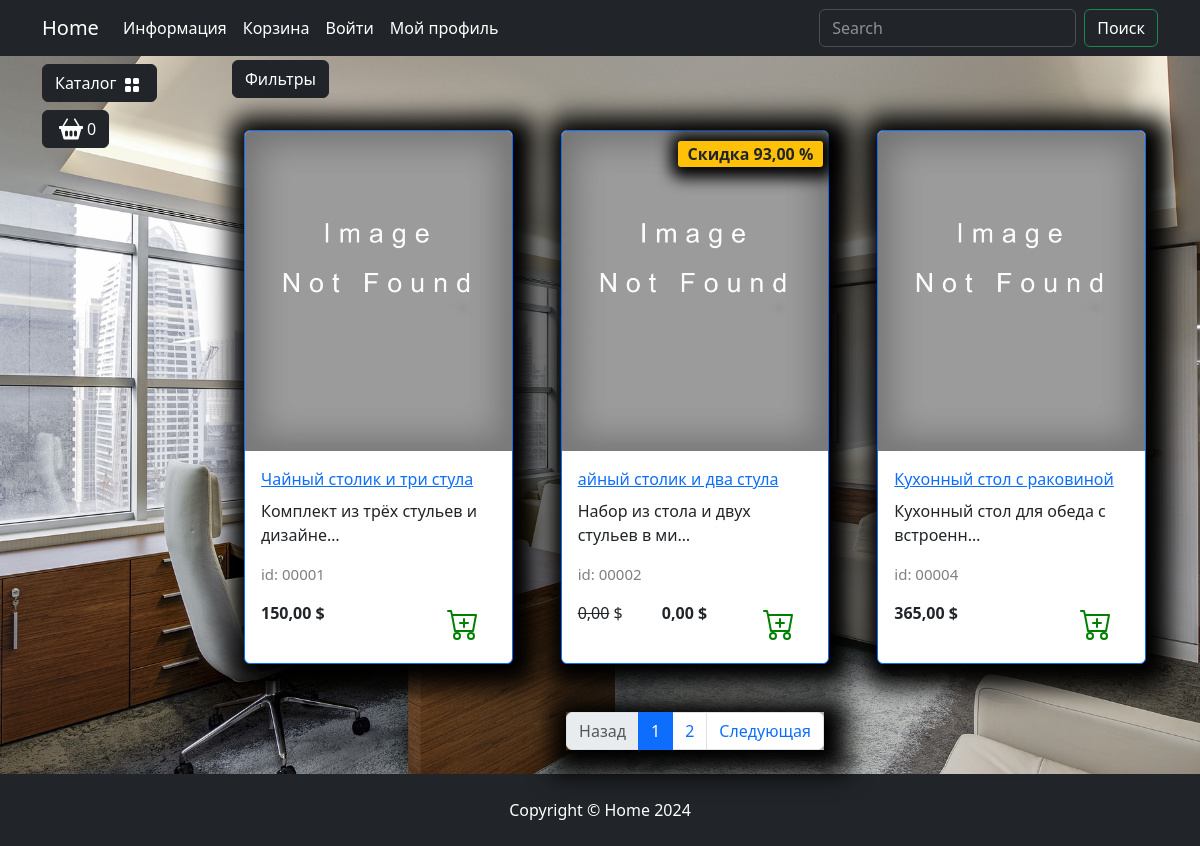
Page /catalog/kuhnya/ on the earlier database version.
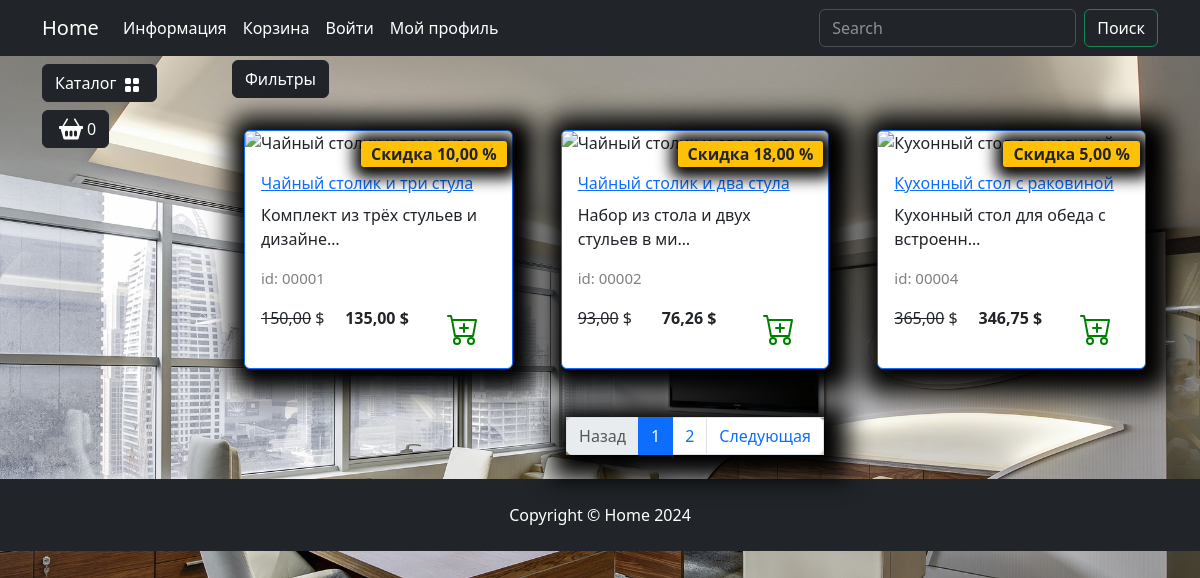
Same page on the later database version.
### goods/models.py (models this page shows, shortened)
class Products(models.Model):
    name = models.CharField(max_length=35, unique=True, verbose_name='Название')
    slug = models.SlugField(unique=True, blank=True, null=True, verbose_name='URL')
    description = models.TextField(blank=True, null=True, verbose_name='Описание')
    image = models.ImageField(upload_to='goods.images', blank=True, null=True, verbose_name='Изображение')
    price = models.DecimalField(default=0.00, max_digits=7, decimal_places=2, verbose_name='Цена')
    discount = models.DecimalField(default=0.00, max_digits=4, decimal_places=2, verbose_name='Скидка в %')
    quantity = models.PositiveIntegerField(default=0, verbose_name='Количество')
    category = models.ForeignKey(to=Categories, on_delete=models.CASCADE, verbose_name='Категория')
    class Meta:
        db_table = 'product'
        verbose_name = 'Товар'
        verbose_name_plural = 'Товары'
    def display_id(self):
        return f"{self.id:05}"
    def sell_price(self):
        return round(self.price * (1 - (self.discount / 100)), 2) \
        if self.discount else self.price

### goods/views.py (the view)
# urls.py: path('catalog/', include('goods.urls', namespace='catalog')),
def catalog(request, category_slug, page=1):
    if category_slug == 'all':
        goods = Products.objects.all()
    else:
        goods = get_list_or_404(Products, category__slug=category_slug)
    paginator = Paginator(goods, 3)
    current_page = paginator.page(page)
    context = {
        'title': 'Home - каталог',
        'goods': current_page,
        'slug_url': category_slug
    }
    return render(request, 'goods/catalog.html', context)

### goods/templatetags/goods_tags.py (called while the page is built)
@register.simple_tag()
def tag_categories():
    return Categories.objects.all()

### goods/templates/goods/catalog.html (shortened to what this page needs)
{% extends "main/base.html" %} {% load static %} {% block content %}
<div class="row">
  <div class="dropdown mb-2">
    <button
      class="btn btn-secondary dropdown-toggle btn-dark"
      type="button"
      data-bs-toggle="dropdown"
      aria-expanded="false"
    >
      Фильтры
    </button>
  </div>
  {% for product in goods %}
  <div class="col-lg-4 col-md-6 p-4">
    <div class="card border-primary rounded custom-shadow">
      {% if product.image %}
        <img
          src="{{ product.image.url }}"
          class="card-img-top"
          alt="{{product.name}}"
        />
      {% else %}
        <img
        src="{% static "deps/images/Not found image.png" %}"
        class="card-img-top"
        alt="{{product.name}}"
        />
      {% endif %}
      <div class="card-body">
        <a href="{% url "catalog:product" product.slug %}">
          <p class="card-title">{{product.name}}</p>
        </a>
        <p class="card-text">{{product.description|truncatechars:35}}</p>
        <p class="product_id">id: {{product.display_id}}</p>
        <div class="d-flex justify-content-between">
          {% if product.discount %}
            <p><s>{{product.price}}</s> $</p>
            <p><strong>{{product.sell_price}} $</strong></p>
            <span class="badge bg-warning text-dark">Скидка {{product.discount}} %</span>
          {% else %}
            <p><strong>{{product.price}} $</strong></p>
          {% endif %}
          <a href="#" class="btn add-to-cart">
            <img
              class="mx-1"
              src="{% static "deps/icons/cart-plus.svg" %}"
              alt="Catalog Icon"
              width="32"
              height="32"
            />
          </a>
        </div>
      </div>
    </div>
  </div>
  {% endfor %}
</div>
<nav aria-label="Page navigation example">
  <ul class="pagination justify-content-center my-4">
    <div class="custom-shadow d-flex">
      <li class="page-item {% if not goods.has_previous %}disabled{% endif %}">
        <a class="page-link" href="{% if goods.has_previous %}
        {% url "catalog:index" slug_url goods.previous_page_number %}
        {% else  %}
        #
         {% endif %}">Назад</a>
      </li>
      {% for page in goods.paginator.page_range %}
      {% if page >= goods.number|add:-2 and page <= goods.number|add:2 %}
      <li class="page-item {% if goods.number == page %}active{% endif %}">
        <a class="page-link"
        href="{% url "catalog:index" slug_url page %}">{{page}}</a>
      </li>
      {% endif %}
      {% endfor %}
      <li class="page-item {% if not goods.has_next %}disabled{% endif %}">
        <a class="page-link" href="{% if goods.has_next %}
        {% url "catalog:index" slug_url goods.next_page_number %}
        {% else %}
        #
        {% endif %}">Следующая</a>
      </li>
    </div>
  </ul>
</nav>
{% endblock content %} {% block footer %}
<footer class="py-4 bg-dark">
  <div class="container">
    <p class="m-0 text-center text-white">
      Copyright &copy; Home 2024
    </p>
  </div>
</footer>
{% endblock footer %}

Differences in the rows shown:
changed Products "Чайный столик и три стула": sell_price (not shown) → "135,00"; discount (not shown) → "10,00"; image: picture removed
changed Products "Набор из стола и двух стульев в ми…": name "айный столик и два стула" → "Чайный столик и два стула"; price "0,00" → "93,00"; sell_price "0,00" → "76,26"; discount "93,00" → "18,00"; image: picture removed
changed Products "Кухонный стол с раковиной": sell_price (not shown) → "346,75"; discount (not shown) → "5,00"; image: picture removed
